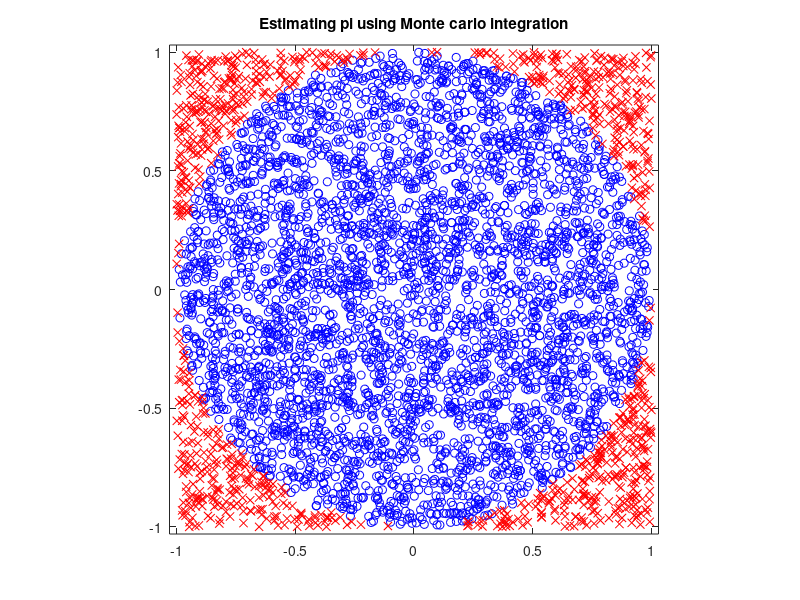

This chart was generated by the following MATLAB code:
%taking radius of the circle as 1.0
r=1;
S=5000;
xs = unifrnd(-r,r,S,1);
ys = unifrnd(-r,r,S,1);
rs = xs.^2 + ys.^2;
inside = (rs <= r^2);
samples = 4*(r^2)*inside;
Ihat = mean(samples)
piHat = Ihat/(r^2)

figure(1);clf
outside = ~inside;
plot(xs(inside), ys(inside), 'bo');
hold on
plot(xs(outside), ys(outside), 'rx');
axis square
axis([-1.03 1.03 -1.03 1.03])
title ('Estimating pi using Monte carlo integration')
